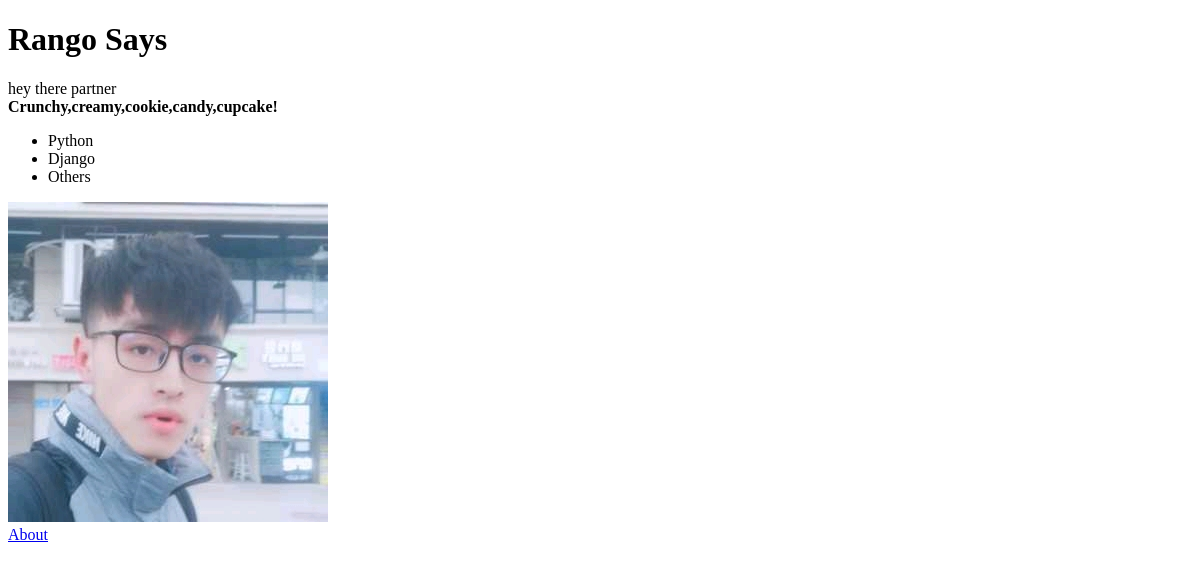
Before: /rango/index with the older database file.
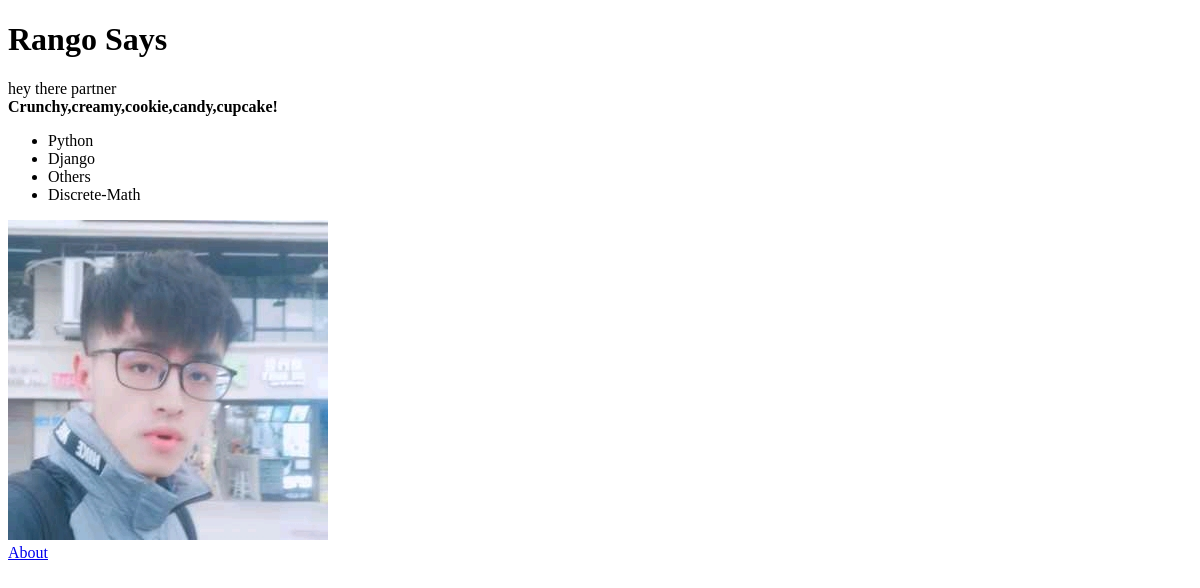
After: the same page with the newer database file.
### rango/models.py (models this page shows, shortened)
class Category(models.Model):
    name = models.CharField(max_length=128,unique=True)
    views =models.IntegerField(default=0)
    likes = models.IntegerField(default=0)
    slug = models.SlugField()

### rango/views.py (the view)
# urls.py: path('index',views.index,name='index'),
def index(request):
    category_list = Category.objects.order_by('-likes')[:5];
    context_dict = {'boldmessage': 'Crunchy,creamy,cookie,candy,cupcake!',
                    'categories': category_list}
    return render(request,'rango/index.html',context=context_dict)

### templates/rango/index.html (shortened to what this page needs)
<!DOCTYPE html>
{% load staticfiles %}
<html>
    <head>
    </head>
    <body>
        <h1>Rango Says</h1>
        <div>
            hey there partner<br/>
            <strong>{{ boldmessage }}</strong>
        </div>
        <div>
            {% if categories %}
            <ul>
                {% for cat in categories%}
                    <li>{{ cat.name }}</li>
                {% endfor %}
            </ul>
            {%else %}
            <strong>No sucn categories!</strong>
            {% endif %}
        </div>
        <div>
            <img src="{% static "images/sjt.jpg" %}"
            alt="Picture of SJT" /><br/>
            <a href="/rango/about">About</a><br/>
        </div>
    </body>
</html>

Changed rows visible on the page:
added Category: name "Discrete-Math"
